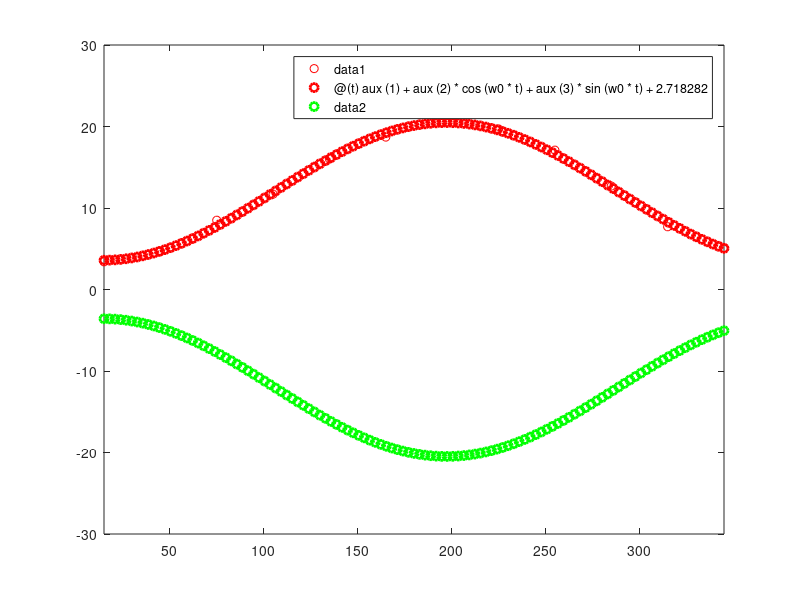

Here is the MATLAB script that generated this plot:
function [A0, A1, B1, C1, dia_max] = RA250320_L09_01() 
   
   t = [15 45 75 105 135 165 195 225 255 285 315 345];
   y = [3.4 4.7 8.5 11.7 16 18.7 20.5 19.7 17.1 12.7 7.7 5.1];
   
   plot(t,y,'or');
   
   hold on;
 
   w0 = (2*pi/365);

   aux_2 = [ones(length(t), 1) cos(w0*t).' sin(w0*t).'];
   aux = aux_2\((y-2.718282).');
   y_ajuste = @(t) aux(1) + aux(2)*cos(w0*t) + aux(3)*sin(w0*t)+2.718282;
   fplot(y_ajuste,[min(t) max(t)],'or','linewidth',2);

   A0 = aux(1)
   A1 = aux(2)
   B1 = aux(3)
   C1 = sqrt(aux(3)^2 + aux(2)^2)
   
   y_ajuste_final = @(t) -1*y_ajuste(t);
   fplot(y_ajuste_final,[min(t) max(t)],'og','linewidth',2);
   [x,fx] = fminbnd(y_ajuste_final,160,220);
   dia_max = x

   return

end